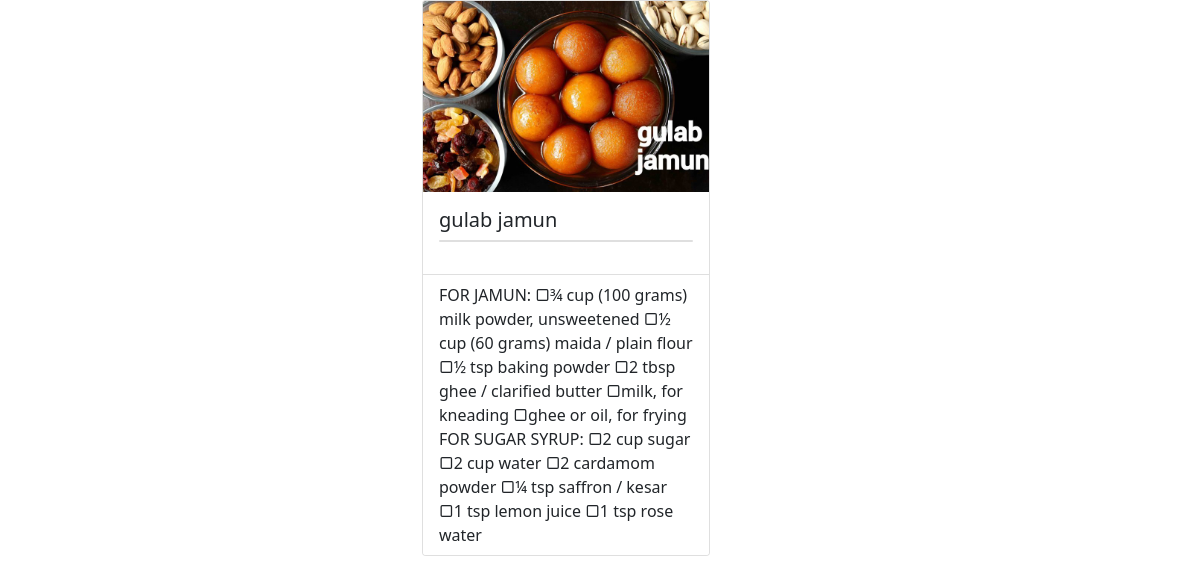
Screenshot of /recipes/viewrecipe/2 with the database file from the repository.
### recipes/models.py (models this page shows, shortened)
class Recipes(models.Model):
    recipe_name = models.CharField(max_length=100)
    ingredients = models.CharField(max_length=500)
    category = models.CharField(max_length=100)
    recipe_image = models.ImageField(upload_to="images")
    created_by = models.CharField(max_length=100)

### recipes/views.py (the view)
# urls.py: path("viewrecipe/<int:id>",ViewMyRecipe.as_view(),name="viewrecipe"),
class ViewMyRecipe(TemplateView):
    model = Recipes
    template_name = "recipes/view_recipes.html"
    context = {}
    def get(self, request, *args, **kwargs):
        id = kwargs.get("id")
        recipe = self.model.objects.get(id=id)
        self.context["recipe"] = recipe
        return render(request,self.template_name,self.context)

### recipes/templates/recipes/view_recipes.html (shortened to what this page needs)
<!DOCTYPE html>
<html lang="en">
<head>
    <link href="https://cdn.jsdelivr.net/npm/bootstrap@5.0.0-beta1/dist/css/bootstrap.min.css" rel="stylesheet"
>
</head>
<body>
<div class="container">
    <div class="row">
         <div class="col-4"></div>
         <div class="col-4">
                <div class="card" style="width: 18rem;">
                    <img src="{{recipe.recipe_image.url}}" class="card-img-top" alt="...">
                    <div class="card-body">
                    <h5 class="card-title">{{recipe.recipe_name}}</h5>
                    <p class="card -text"></p>
                </div>
                <ul class="list-group list-group-flush">
                    <li class="list-group-item">{{recipe.ingredients}}</li>
                </ul>
                </div>
         </div>
         <div class="col-4"></div>
    </div>
</div>
</body>
</html>

### rows the page displays
Recipes: recipe_image (picture), recipe_name "gulab jamun", ingredients "FOR JAMUN: ▢¾ cup (100 grams) milk powder, unsweetened ▢½ cup (60 grams) maida / plain flour ▢½ tsp baking powder ▢2 tbsp ghee / clarified butter ▢milk, for kneading ▢ghee or oil, for frying FOR SUGAR SYRUP: ▢2 cup sugar ▢2 cup water ▢2 cardamom powder ▢¼ tsp saffron / kesar ▢1 tsp lemon juice ▢1 tsp rose water"
